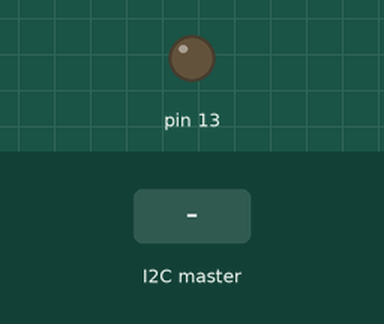
The sketch below on a simulated Arduino Uno, built with avr-gcc and run on an emulated ATmega328P. Parts: output pins drawn as LEDs (lit = HIGH). The test bench sets the inputs (shaded band).

Above: at 1.2 s.
1.3 s: the I2C master sends the byte 2
At 2.5 s:
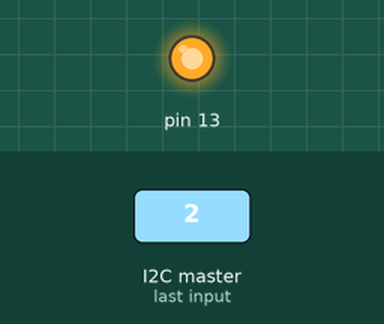
2.8 s: the I2C master sends the byte 1
At 3.9 s:
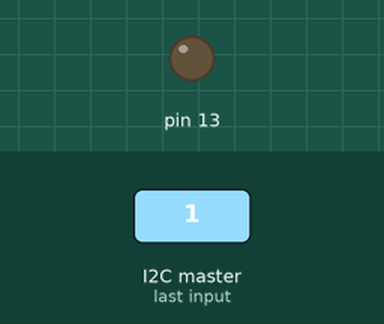
Timing chart, 0 to 5.8 s (numbered marks = the images above; inputs shaded):
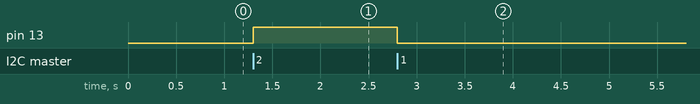

The sketch:

Test.ino
```cpp
#include <Wire.h>
#define MOTOR_ADDRESS 0x42

void setup()
{
	Wire.begin(MOTOR_ADDRESS);
	Wire.onReceive(receiveEvent);
	Wire.onRequest(requestEvent);

	pinMode(13, OUTPUT);
}

void loop()
{
	delay(100);
}

void receiveEvent(int howMany)
{
  while (0 < Wire.available())
  {
	uint8_t nByte = Wire.read();

	if (nByte == 2)
		digitalWrite(13, HIGH);
	else if (nByte == 1)
		digitalWrite(13, LOW);
  }
}

void requestEvent()
{
	Wire.write("hello ");
}
```

Measured:
- after the input at 1.3 s, pin 13: LOW → HIGH at once
- after the input at 2.8 s, pin 13: HIGH → LOW at once
